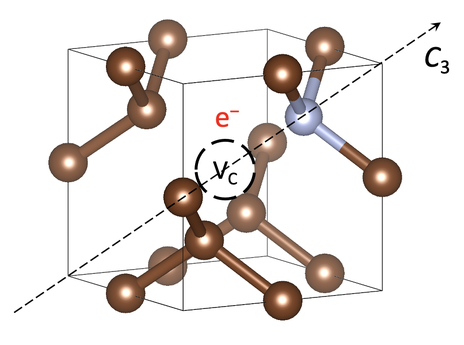
#> input picture 2023/TDDFT_defects/Scripts/Plot-Fig-5/NV-.png, 464 x 345 px, shrunk from 968 x 718 before the run
$ python plot-fig-5.py
#> lines starting #> are read from the running program, lines starting #| are printed output that depends on the picture
#!/usr/bin/env python

import sys
import numpy as np
import matplotlib.pyplot as plt
plt.rcParams.update({'font.size': 13})
import matplotlib.patches as patches
from matplotlib.lines import Line2D
from matplotlib.gridspec import GridSpec
from matplotlib.cbook import get_sample_data
from mpl_toolkits.axes_grid1.inset_locator import inset_axes
from matplotlib import cm
from matplotlib.patches import ConnectionPatch
import numpy.polynomial.hermite as Herm
import math

import os
path = os.getcwd()
os.chdir(path)

########
# Plot #
########

fig = plt.figure(figsize=(12, 6))

gs = GridSpec(nrows=2, ncols=4, height_ratios=[1, 1],
                                width_ratios=[1.65, 1, 0.0, 2],
                                hspace=0.25, wspace=0.3,
                                left=0.05, right=0.9,
                                bottom=0.02, top=0.98)

ax1 = fig.add_subplot(gs[0,0])
ax2 = fig.add_subplot(gs[0,1])
ax3 = fig.add_subplot(gs[1,0])
ax4 = fig.add_subplot(gs[1,1])

ax = fig.add_subplot(gs[:,3])

######
# NV #
######

ax1.axis('off')
ax1.set_xlim((0,1))
ax1.set_ylim((0,1))
cwd = os.getcwd()
im1 = plt.imread(get_sample_data(path + '/NV-.png'))
#> im1 is the input picture: shape (345, 464, 4) float32; mean R, G, B, A 0.91, 0.889, 0.879, 1
newax = fig.add_axes([-0.08, 0.58, 0.32, 0.32], anchor='NE')
newax.imshow(im1)
newax.axis('off')
ax1.text(x=-0.29, y=1.0, s='(a)', fontsize=15)

####################
# NV defect levels #
####################

# DDH
hhPS = np.array([12.7730, 18.3675])
hhup = np.array([13.4049, 14.5855, 14.5855])
hhdown = np.array([14.3934, 17.5945, 17.5945])
hhup = hhup - hhPS[0]
hhdown = hhdown - hhPS[0]

my_ylim = np.array([-0.7, 6.4])

ax2.fill_between(np.linspace(0,1,10), [my_ylim[0] for i in range(10)], [hhPS[0]-hhPS[0] for i in range(10)], color='dodgerblue', alpha=0.3)
ax2.fill_between(np.linspace(0,1,10), [my_ylim[1] for i in range(10)], [hhPS[1]-hhPS[0] for i in range(10)], color='grey', alpha=0.3)
ax2.axvline(x=0.5, ymin=0, ymax=1, color='black', linestyle='--', linewidth=0.5)

ax2.text(x=0.87, y=5.8, s='CB', ha='center')
ax2.text(x=0.87, y=-0.5, s='VB', ha='center')

ax2.axhline(y=hhup[0], xmin=0.19, xmax=0.31, color='black', linestyle='-', linewidth=1.5)
ax2.text(x=0.1, y=hhup[0]+0.45, s='$a_1$', va='center', color='red')
ax2.axhline(y=hhup[1], xmin=0.31, xmax=0.43, color='black', linestyle='-', linewidth=1.5)
ax2.axhline(y=hhup[2], xmin=0.07, xmax=0.19, color='black', linestyle='-', linewidth=1.5)
ax2.text(x=0.05, y=hhup[1]+0.55, s='$e_x$', va='center', color='red')
ax2.text(x=0.3, y=hhup[1]+0.55, s='$e_y$', va='center', color='red')

ax2.axhline(y=hhdown[0], xmin=0.69, xmax=0.81, color='black', linestyle='-', linewidth=1.5)
ax2.text(x=0.6, y=hhdown[0]+0.35, s='$\overline{a}_1$', va='center', color='red')
ax2.axhline(y=hhdown[1], xmin=0.81, xmax=0.93, color='black', linestyle='-', linewidth=1.5)
ax2.axhline(y=hhdown[2], xmin=0.57, xmax=0.69, color='black', linestyle='-', linewidth=1.5)
ax2.text(x=0.55, y=hhdown[1]+0.35, s='$\overline{e}_x$', va='center', color='red')
ax2.text(x=0.8, y=hhdown[1]+0.35, s='$\overline{e}_y$', va='center', color='red')

ax2.arrow(0.25, hhup[0]-0.23, 0., 0.4, head_width=0.02, head_length=0.1, color='red')
ax2.arrow(0.13, hhup[1]-0.23, 0., 0.4, head_width=0.02, head_length=0.1, color='red')
ax2.arrow(0.37, hhup[2]-0.23, 0., 0.4, head_width=0.02, head_length=0.1, color='red')
ax2.arrow(0.75, hhdown[0]+0.23, 0., -0.4, head_width=0.02, head_length=0.1, color='red')

ax2.set_xlim([0,1])
ax2.set_ylim(my_ylim)
ax2.tick_params(direction='in')
ax2.yaxis.set_ticks_position('both')
ax2.set_xticks([0.5])
ax2.set_xticklabels(['NV$^-$ in diamond'], fontsize=13)

ax2.set_ylabel("Energy (eV)", labelpad=10, fontsize=12)

ax2.text(x=-0.4, y=1.0 * 7.1 - 0.7, s='(b)', fontsize=15)

######
# VV #
######

ax3.axis('off')
ax3.set_xlim((0,1))
ax3.set_ylim((0,1))
cwd = os.getcwd()
im3 = plt.imread(get_sample_data(path + '/kk-VV.png'))
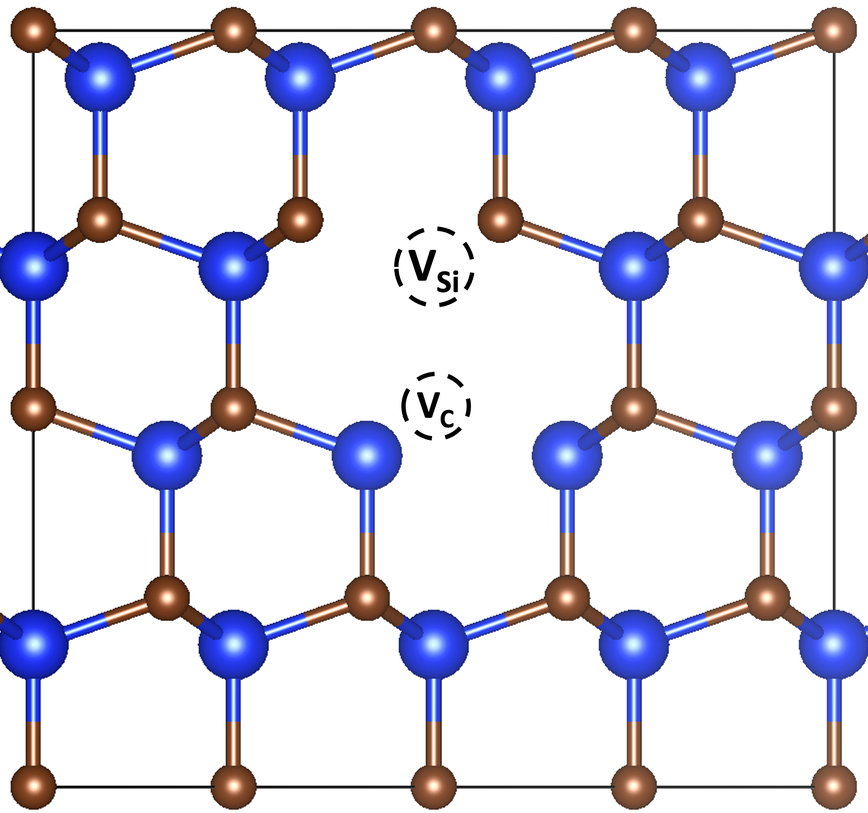
#> input picture 2023/TDDFT_defects/Scripts/Plot-Fig-5/kk-VV.png, 868 x 813 px, shrunk from 1808 x 1695 before the run
#> im3 is the input picture: shape (813, 868, 4) float32; mean R, G, B, A 0.857, 0.852, 0.904, 1
newax = fig.add_axes([-0.19, -0.01, 0.44, 0.44], anchor='NE')
newax.imshow(im3)
newax.axis('off')
ax3.text(x=-0.29, y=1, s='(c)', fontsize=15)

####################
# VV defect levels #
####################

kkPS = np.array([8.7818, 12.0318])
kkup = np.array([8.3116, 9.1354, 9.1356, 11.8446, 11.8446])
kkdown = np.array([9.3088, 11.2411, 11.2411, 11.9109, 11.9109])
kkup = kkup - kkPS[0]
kkdown = kkdown - kkPS[0]

my_ylim = np.array([-1, 4.])

ax4.fill_between(np.linspace(0,1,10), [my_ylim[0] for i in range(10)], [kkPS[0]-kkPS[0] for i in range(10)], color='dodgerblue', alpha=0.3)
ax4.fill_between(np.linspace(0,1,10), [my_ylim[1] for i in range(10)], [kkPS[1]-kkPS[0] for i in range(10)], color='grey', alpha=0.3)
ax4.axvline(x=0.5, ymin=0, ymax=1, color='black', linestyle='--', linewidth=0.5)

ax4.text(x=0.87, y=3.45, s='CB', ha='center')
ax4.text(x=0.87, y=-0.6, s='VB', ha='center')

ax4.axhline(y=kkup[0], xmin=0.19, xmax=0.31, color='black', linestyle='-', linewidth=1.5)
ax4.text(x=0.05, y=kkup[0]+0.2, s='$a_1$', va='center', color='red')
ax4.axhline(y=kkup[1], xmin=0.31, xmax=0.43, color='black', linestyle='-', linewidth=1.5)
ax4.axhline(y=kkup[2], xmin=0.07, xmax=0.19, color='black', linestyle='-', linewidth=1.5)
ax4.text(x=0.05, y=kkup[1]+0.4, s='$e_x$', va='center', color='red')
ax4.text(x=0.35, y=kkup[1]+0.4, s='$e_y$', va='center', color='red')
ax4.axhline(y=kkup[3], xmin=0.31, xmax=0.43, color='black', linestyle='-', linewidth=1.5)
ax4.axhline(y=kkup[4], xmin=0.07, xmax=0.19, color='black', linestyle='-', linewidth=1.5)

ax4.axhline(y=kkdown[0], xmin=0.69, xmax=0.81, color='black', linestyle='-', linewidth=1.5)
ax4.text(x=0.55, y=kkdown[0]+0.2, s='$\overline{a}_1$', va='center', color='red')
ax4.axhline(y=kkdown[1], xmin=0.81, xmax=0.93, color='black', linestyle='-', linewidth=1.5)
ax4.axhline(y=kkdown[2], xmin=0.57, xmax=0.69, color='black', linestyle='-', linewidth=1.5)
ax4.text(x=0.55, y=kkdown[1]+0.25, s='$\overline{e}_x$', va='center', color='red')
ax4.axhline(y=kkdown[3], xmin=0.81, xmax=0.93, color='black', linestyle='-', linewidth=1.5)
ax4.text(x=0.85, y=kkdown[1]+0.25, s='$\overline{e}_y$', va='center', color='red')
ax4.axhline(y=kkdown[4], xmin=0.57, xmax=0.69, color='black', linestyle='-', linewidth=1.5)

ax4.arrow(0.25, kkup[0]-0.13, 0., 0.2, head_width=0.02, head_length=0.1, color='red')
ax4.arrow(0.13, kkup[1]-0.13, 0., 0.2, head_width=0.02, head_length=0.1, color='red')
ax4.arrow(0.37, kkup[2]-0.13, 0., 0.2, head_width=0.02, head_length=0.1, color='red')
ax4.arrow(0.75, kkdown[0]+0.13, 0., -0.2, head_width=0.02, head_length=0.1, color='red')

ax4.set_xlim([0,1])
ax4.set_ylim(my_ylim)
ax4.set_xticks([0.5])
ax4.set_xticklabels(['$kk$-VV$^0$ in 4H-SiC'], fontsize=13)
ax4.tick_params(direction='in')
ax4.yaxis.set_ticks_position('both')

ax4.set_ylabel("Energy (eV)", labelpad=0, fontsize=12)
ax4.text(x=-0.4, y=1.0 * 5 - 1, s='(d)', fontsize=15)

######
# CC #
######

# Functions #
def QUA(x,a,b,c):
    return a * (x - b)**2 + c

def QUA_1(x):
    return QUA(x, 1, 0, 0)

def QUA_2(x):
    return QUA(x, 1, 1, 9)

def QUA_3(x):
    return QUA(x, 1.2, 0.2, 6.8)

def QUA_4(x):
    return QUA(x, 0.8, 0.8, 2.2)

def BACK_L_1(x):
    return -np.sqrt(x)

def BACK_R_1(x):
    return np.sqrt(x)

def BACK_L_2(x):
    return (1.4 - np.sqrt(1.4**2 - 2.8*(7.5-x))) / (1.4)

def BACK_R_2(x):
    return (1.4 + np.sqrt(1.4**2 - 2.8*(7.5-x))) / (1.4)

# Parameters #

# range of the main plot
xlimit = [-2,3.5]
ylimit = [-1,12]

# Paraballas
XAXIS_1 = np.linspace(-1.4,1.4,101,endpoint = True)
XAXIS_2 = np.linspace(-0.4,2.4,101,endpoint = True)
XAXIS_3 = np.linspace(-1.2,1.6,101,endpoint = True)
XAXIS_4 = np.linspace(-0.7,2.3,101,endpoint = True)
PRA_1 = np.zeros(101)
PRA_2 = np.zeros(101)
PRA_3 = np.zeros(101)
PRA_4 = np.zeros(101)
for i in range(101):
    PRA_1[i] = QUA_1(XAXIS_1[i])
    PRA_2[i] = QUA_2(XAXIS_2[i])
    PRA_3[i] = QUA_3(XAXIS_3[i])
    PRA_4[i] = QUA_4(XAXIS_4[i])

# Plot #

# Hide the right and top spines
ax.spines['right'].set_visible(False)
ax.spines['top'].set_visible(False)
ax.spines['left'].set_visible(False)
ax.spines['bottom'].set_visible(False)

# Hide ticks
ax.set_xticklabels([])
ax.set_yticklabels([])
ax.tick_params( axis='both', which='both', bottom=False,
    top=False, left=False, right=False, labelbottom=False)

# Axes
ax.arrow(x=xlimit[0]+0.1, y=ylimit[0]+0.15, dx=3.-xlimit[0]-0.15, dy=0,
          color='black', width=0.01, length_includes_head=True,
          head_width=0.2, head_length=0.25, overhang=0.5)
ax.arrow(x=xlimit[0]+0.1, y=ylimit[0]+0.15, dy=ylimit[1]-ylimit[0]-0.15, dx=0,
          color='black', width=0.01, length_includes_head=True,
          head_width=0.15, head_length=0.35, overhang=0.5)

# Paraballes
# 3A2
ax.plot(XAXIS_1, PRA_1, linewidth=3., linestyle='-', color='#4285F4')
ax.text(x=-1.8, y=2.3, s='$^3A_2$', fontsize=15, weight='bold', color='#4285F4')
# 3E
ax.plot(XAXIS_2, PRA_2, linewidth=3., linestyle='-', color='#0F9D58')
ax.text(x=-0.9, y=11.1, s='$^3E$', fontsize=15, weight='bold', color='#0F9D58')
# 1A1
ax.plot(XAXIS_3, PRA_3, linewidth=3., linestyle='-', color='#F4B400')
ax.text(x=-1.3, y=9.5, s='$^1A_1$', fontsize=15, weight='bold', color='#F4B400')
# 1E
ax.plot(XAXIS_4, PRA_4, linewidth=3., linestyle='-', color='#DB4437')
ax.text(x=2.3, y=4.3, s='$^1E$', fontsize=15, weight='bold', color='#DB4437')


# Vertical lines for minimum
ax.axvline(x=0, ymin=0.13/(ylimit[1] - ylimit[0]), ymax=1,
           linewidth=0.8, linestyle='--', color='#4285F4')
ax.axvline(x=1, ymin=0.13/(ylimit[1] - ylimit[0]), ymax=1,
           linewidth=0.8, linestyle='--', dashes=(5, 5), color='#0F9D58')
ax.axvline(x=0.2, ymin=0.13/(ylimit[1] - ylimit[0]), ymax=1,
           linewidth=0.8, linestyle='--', dashes=(5, 5), color='#F4B400')
ax.axvline(x=0.8, ymin=0.13/(ylimit[1] - ylimit[0]), ymax=1,
           linewidth=0.8, linestyle='--', dashes=(5, 5), color='#DB4437')


# Names of PECs
ax.text(x=-0.55, y=-0.7, s='$Q_{^3A_2}$', fontsize=12, color='#4285F4', weight='bold')
ax.text(x=1.05, y=-0.7, s='$Q_{^3E}$', fontsize=12, color='#0F9D58', weight='bold')
ax.text(x=0.1, y=-1.2, s='$Q_{^1A_1}$', fontsize=12, color='#F4B400', weight='bold')
ax.text(x=0.7, y=-1.2, s='$Q_{^1E}$', fontsize=12, color='#DB4437', weight='bold')


# circles on PECs
# 3A2
ax.plot(0, 0, marker='o', markersize=8, markerfacecolor='white',
        markeredgecolor='#4285F4', markeredgewidth=1.5)
ax.plot(1, 1, marker='o', markersize=8, markerfacecolor='white',
        markeredgecolor='#0F9D58', markeredgewidth=1.5)
ax.plot(0.2, 0.04, marker='o', markersize=8, markerfacecolor='white',
        markeredgecolor='#F4B400', markeredgewidth=1.5)
ax.plot(0.8, 0.64, marker='o', markersize=8, markerfacecolor='white',
        markeredgecolor='#DB4437', markeredgewidth=1.5)

# 3E
ax.plot(0, 10, marker='o', markersize=8, markerfacecolor='white',
        markeredgecolor='#0F9D58', markeredgewidth=1.5)
ax.plot(1, 9, marker='o', markersize=8, markerfacecolor='white',
        markeredgecolor='#0F9D58', markeredgewidth=1.5)
# 1A1
ax.plot(0, 6.848, marker='o', markersize=8, markerfacecolor='white',
        markeredgecolor='#F4B400', markeredgewidth=1.5)
ax.plot(0.2, 6.8, marker='o', markersize=8, markerfacecolor='white',
        markeredgecolor='#F4B400', markeredgewidth=1.5)
# 1E
ax.plot(0, 2.712, marker='o', markersize=8, markerfacecolor='white',
        markeredgecolor='#DB4437', markeredgewidth=1.5)
ax.plot(0.8, 2.2, marker='o', markersize=8, markerfacecolor='white',
        markeredgecolor='#DB4437', markeredgewidth=1.5)


# Franck-Condon shift
# 3E ES
ax.hlines(y=10, xmin=-0.8, xmax=2.4, linestyle='--', linewidth=1, color='k')
ax.hlines(y=9, xmin=1, xmax=2.4, linestyle='--', linewidth=1, color='k')
ax.annotate(text='', xy=(2.2,10), xytext=(2.2,9),
            arrowprops=dict(arrowstyle='<->', shrinkA=0, shrinkB=0, mutation_scale=15,
            color='black'))
ax.text(x=2.9, y=9.5, s='$E_{\mathrm{FC, ES}, ^3E}$', ha='center', va='center')
# 3E GS
ax.hlines(y=0, xmin=-0.8, xmax=2.4, linestyle='--', linewidth=1, color='k')
ax.hlines(y=1, xmin=1, xmax=2.4, linestyle='--', linewidth=1, color='k')
ax.annotate(text='', xy=(2.2,1), xytext=(2.2,0),
            arrowprops=dict(arrowstyle='<->', shrinkA=0, shrinkB=0, mutation_scale=15,
            color='black'))
ax.text(x=2.9, y=0.5, s='$E_{\mathrm{FC, GS}, ^3E}$', ha='center', va='center')

# ZPL
ax.annotate(text='', xy=(1.6,9), xytext=(1.6,0),
            arrowprops=dict(arrowstyle='<->', shrinkA=0, shrinkB=0, mutation_scale=15,
            color='black'))
#ax.text(x=2.2, y=5.5, s='$E_{\mathrm{ZPL}, ^3E}$', ha='center', va='center')
ax.text(x=2.2, y=5.5, s='$E_{\mathrm{AE}, ^3E}$', ha='center', va='center')

# VEE
ax.annotate(text='', xy=(-0.6,10), xytext=(-0.6,0),
            arrowprops=dict(arrowstyle='<->', shrinkA=0, shrinkB=0, mutation_scale=15,
            color='black'))
ax.text(x=-1.1, y=5.5, s='$E_{\mathrm{VE}, ^3E}$', ha='center', va='center')


ax.set_ylim((ylimit))
ax.set_xlim((xlimit))
ax.set_xlabel('Configuration Coordinate')
ax.xaxis.set_label_coords(0.5, -0.03)
ax.set_ylabel('Energy', fontsize=15)
ax.tick_params(direction='in')

ax.text(x=-3, y=12, s='(e)', fontsize=15)

plt.savefig('Fig-5.pdf',dpi=300,bbox_inches='tight' )
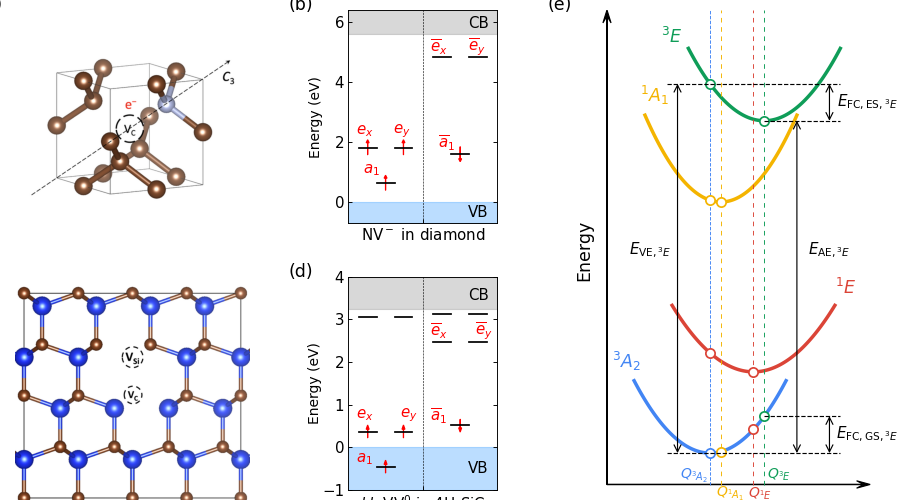
#> figure drawn by matplotlib, 5 panels
plt.show()
